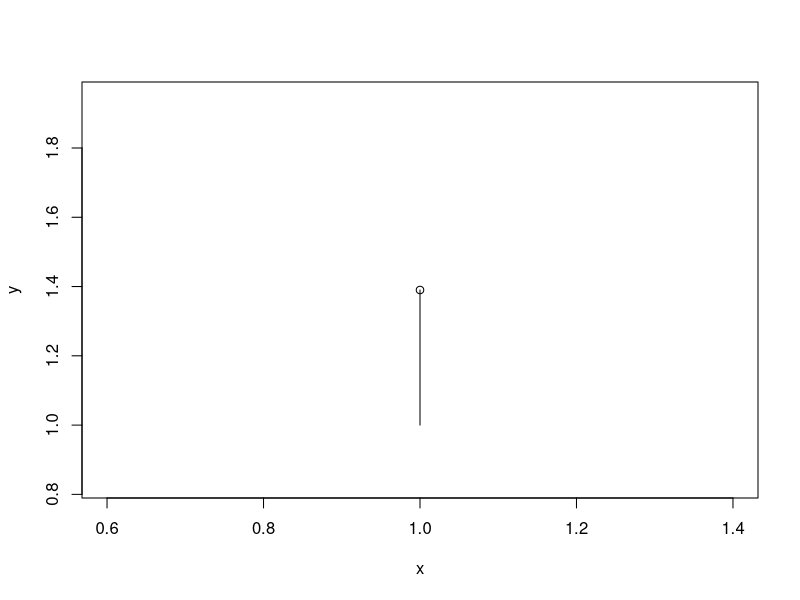
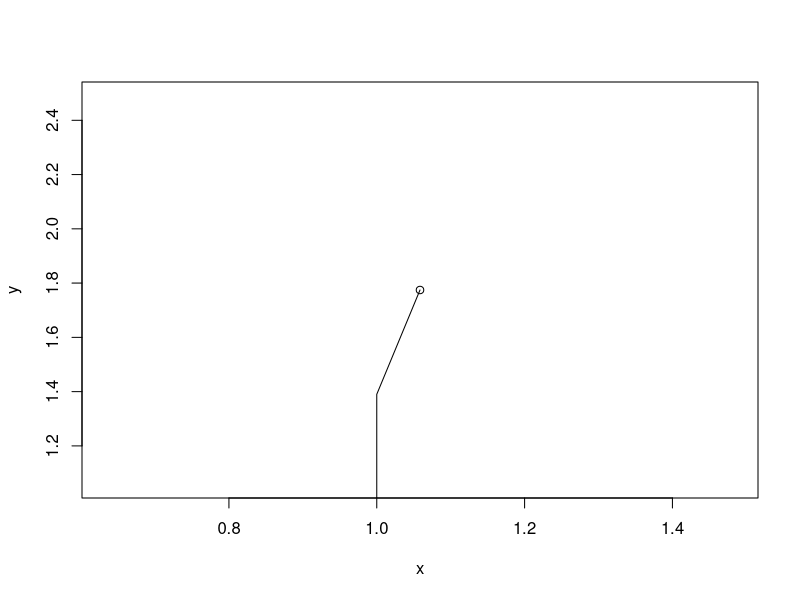
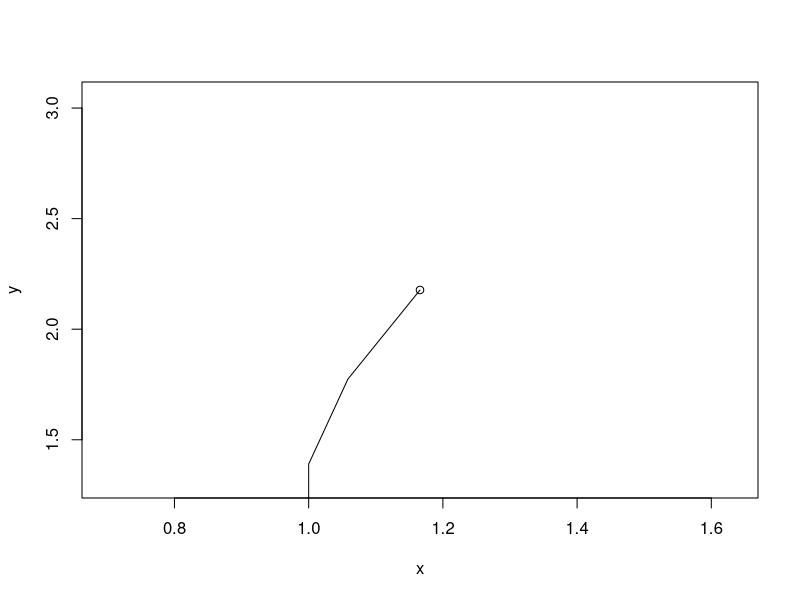
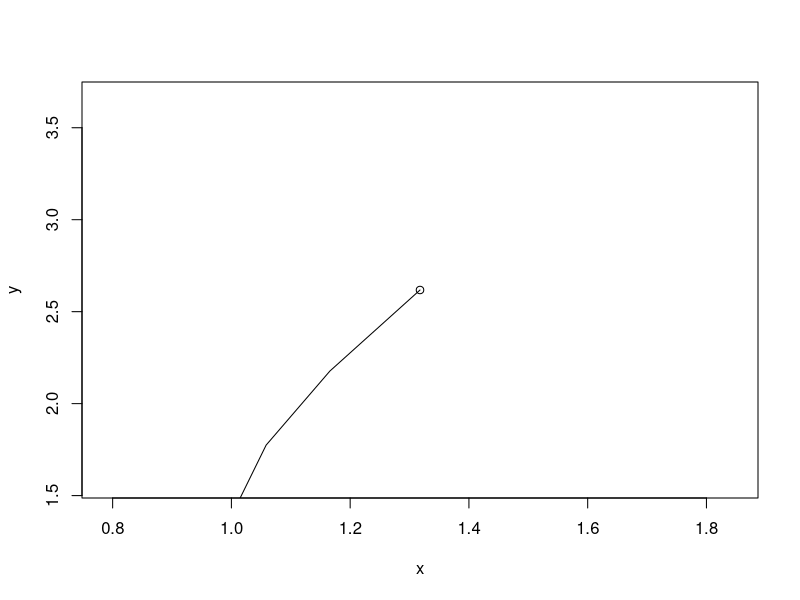
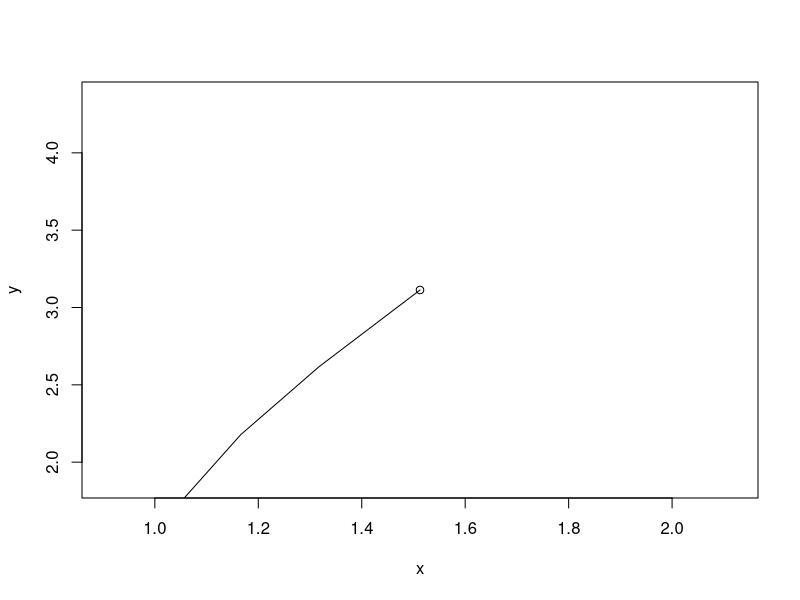
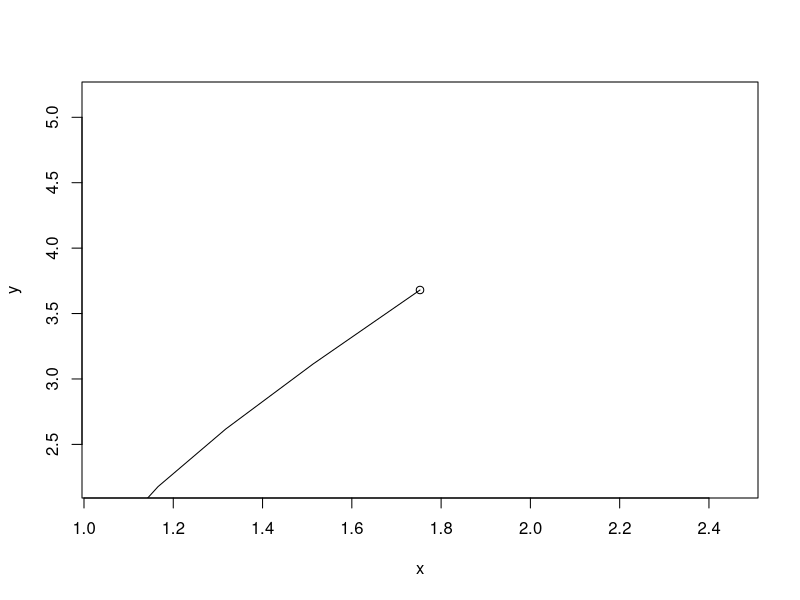
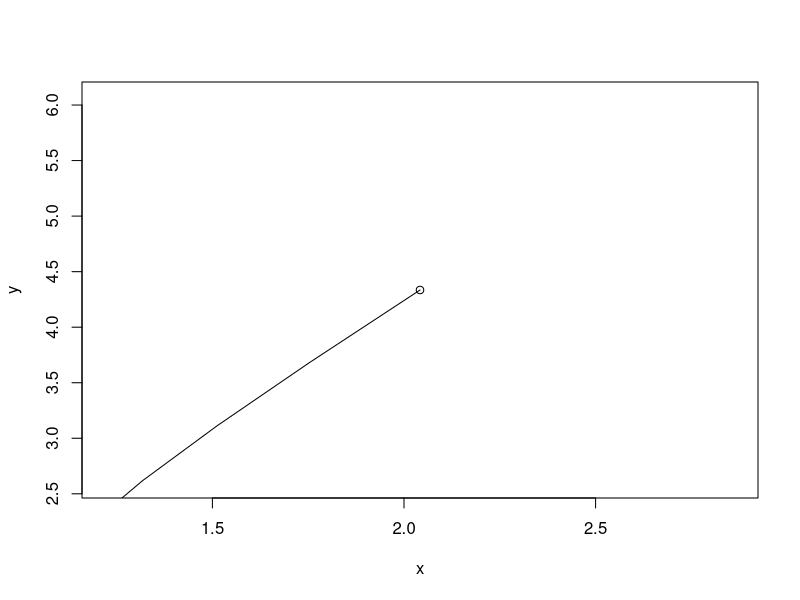
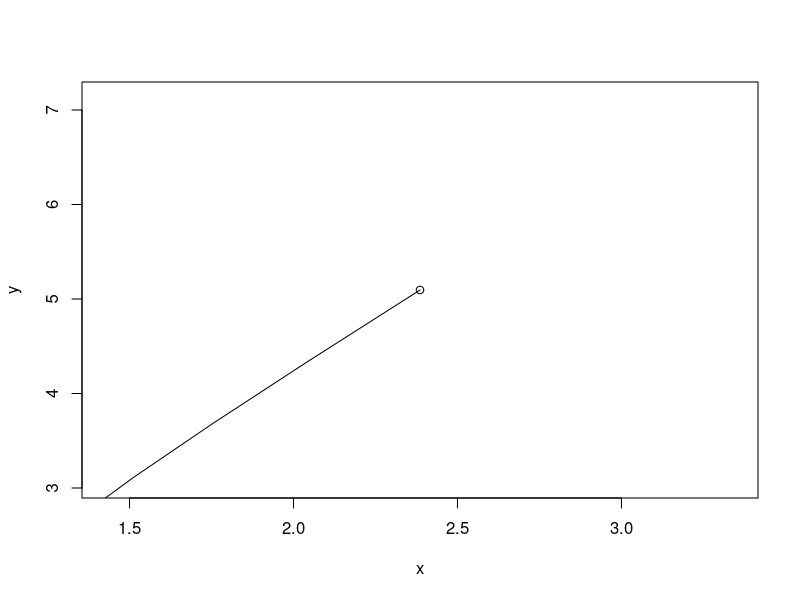

The R source for these figures, in order:
# device <- animate$new(500, 300)
# attach(device)

# Lorenz system parameters
sigma <- 10
beta <- 8/3
rho <- 28

# Set up for the Euler method
x <- y <- z <- 1
dx <- dy <- dz <- 0
xs <- x
ys <- y
zs <- z
time_steps <- 1:2000
dt <- 0.015

# Frame-by-frame animation with a for loop
for (t in time_steps) {
  dx <- sigma * (y - x) * dt
  dy <- (x * (rho - z) - y) * dt
  dz <- (x * y - beta * z) * dt
  x <- x + dx
  y <- y + dy
  z <- z + dz
  xs <- c(xs, x)
  ys <- c(ys, y)
  zs <- c(zs, z)

  # `animate` plot
  par(xlim = c(-30, 30), ylim = c(-30, 40))
  plot(x, y, id = "ID-1")
  lines(xs, ys, id = "lines-1")
  Sys.sleep(0.025)
}

# Special transition to x-z plane to show the 'bufferfly'
par(xlim = c(-30, 30), ylim = range(zs))
plot(x, z, id = "ID-1", transition = TRUE)
lines(xs, zs, id = "lines-1", transition = TRUE)

# export("Lorenz_system.json", handler = 'r')
# R.utils::gzip("Lorenz_system.json")
# off()
# detach(device)
